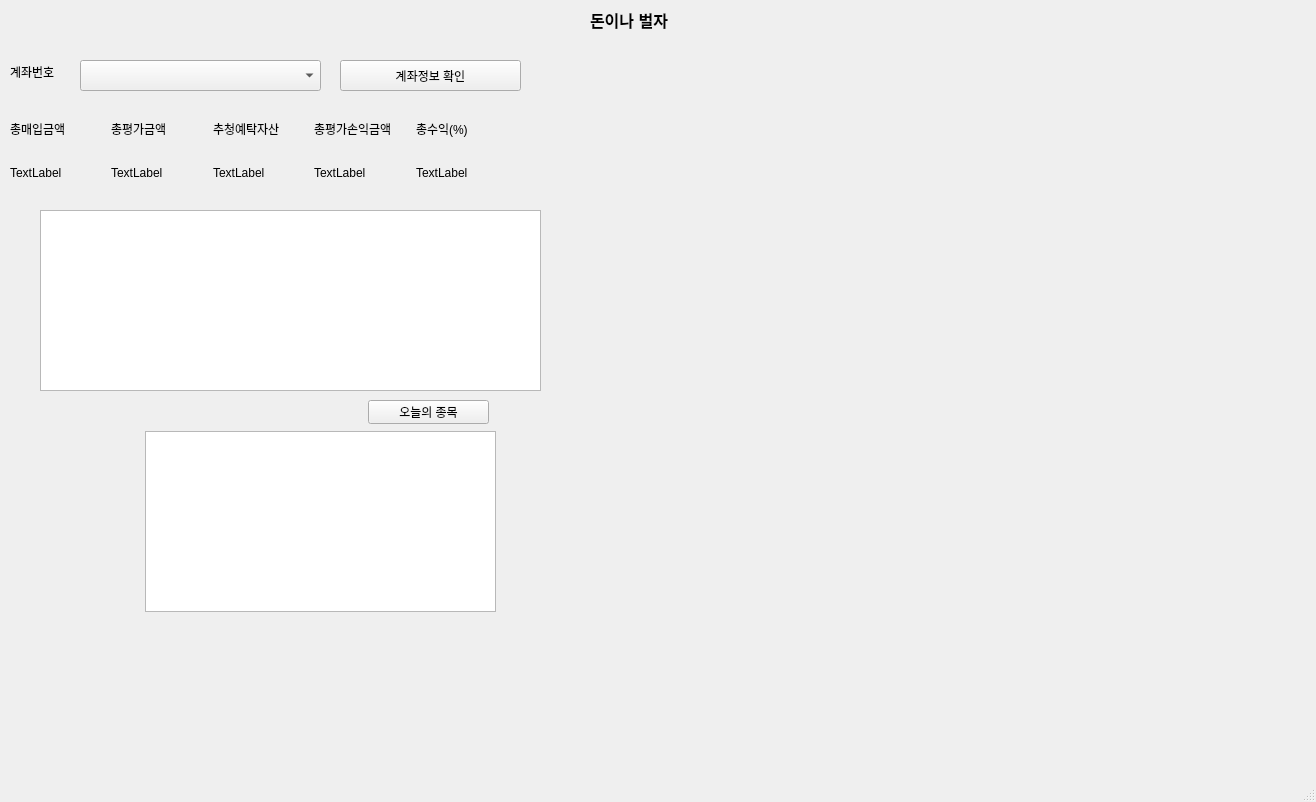
<?xml version="1.0" encoding="UTF-8"?>
<ui version="4.0">
 <class>MainWindow</class>
 <widget class="QMainWindow" name="MainWindow">
  <property name="geometry">
   <rect>
    <x>0</x>
    <y>0</y>
    <width>1316</width>
    <height>802</height>
   </rect>
  </property>
  <property name="windowTitle">
   <string>MainWindow</string>
  </property>
  <widget class="QWidget" name="centralwidget">
   <widget class="QLabel" name="label">
    <property name="geometry">
     <rect>
      <x>590</x>
      <y>10</y>
      <width>321</width>
      <height>20</height>
     </rect>
    </property>
    <property name="font">
     <font>
      <family>Arial</family>
      <pointsize>12</pointsize>
      <bold>true</bold>
     </font>
    </property>
    <property name="text">
     <string>돈이나 벌자</string>
    </property>
   </widget>
   <widget class="QComboBox" name="BULLacc">
    <property name="geometry">
     <rect>
      <x>80</x>
      <y>60</y>
      <width>241</width>
      <height>31</height>
     </rect>
    </property>
   </widget>
   <widget class="QLabel" name="label_2">
    <property name="geometry">
     <rect>
      <x>10</x>
      <y>62</y>
      <width>56</width>
      <height>20</height>
     </rect>
    </property>
    <property name="text">
     <string>계좌번호</string>
    </property>
   </widget>
   <widget class="QPushButton" name="call_account">
    <property name="geometry">
     <rect>
      <x>340</x>
      <y>60</y>
      <width>181</width>
      <height>31</height>
     </rect>
    </property>
    <property name="text">
     <string>계좌정보 확인</string>
    </property>
   </widget>
   <widget class="QWidget" name="gridLayoutWidget">
    <property name="geometry">
     <rect>
      <x>10</x>
      <y>110</y>
      <width>501</width>
      <height>81</height>
     </rect>
    </property>
    <layout class="QGridLayout" name="gridLayout">
     <item row="0" column="1">
      <widget class="QLabel" name="label_4">
       <property name="text">
        <string>총평가금액</string>
       </property>
      </widget>
     </item>
     <item row="0" column="0">
      <widget class="QLabel" name="label_3">
       <property name="text">
        <string>총매입금액</string>
       </property>
      </widget>
     </item>
     <item row="0" column="2">
      <widget class="QLabel" name="label_5">
       <property name="text">
        <string>추청예탁자산</string>
       </property>
      </widget>
     </item>
     <item row="0" column="4">
      <widget class="QLabel" name="label_7">
       <property name="text">
        <string>총수익(%)</string>
       </property>
      </widget>
     </item>
     <item row="0" column="3">
      <widget class="QLabel" name="label_6">
       <property name="text">
        <string>총평가손익금액</string>
       </property>
      </widget>
     </item>
     <item row="1" column="0">
      <widget class="QLabel" name="totalBuyingPriceLabel">
       <property name="text">
        <string>TextLabel</string>
       </property>
      </widget>
     </item>
     <item row="1" column="1">
      <widget class="QLabel" name="currentTotalPriceLabel">
       <property name="text">
        <string>TextLabel</string>
       </property>
      </widget>
     </item>
     <item row="1" column="2">
      <widget class="QLabel" name="balanceAssetLabel">
       <property name="text">
        <string>TextLabel</string>
       </property>
      </widget>
     </item>
     <item row="1" column="3">
      <widget class="QLabel" name="totalEstimateProfitLabel">
       <property name="text">
        <string>TextLabel</string>
       </property>
      </widget>
     </item>
     <item row="1" column="4">
      <widget class="QLabel" name="totalpercenLabel">
       <property name="text">
        <string>TextLabel</string>
       </property>
      </widget>
     </item>
    </layout>
   </widget>
   <widget class="QTableWidget" name="BULLstockTableWidget_1">
    <property name="geometry">
     <rect>
      <x>40</x>
      <y>210</y>
      <width>501</width>
      <height>181</height>
     </rect>
    </property>
   </widget>
   <widget class="QPushButton" name="call_selectedlist">
    <property name="geometry">
     <rect>
      <x>368</x>
      <y>400</y>
      <width>121</width>
      <height>24</height>
     </rect>
    </property>
    <property name="text">
     <string>오늘의 종목</string>
    </property>
   </widget>
   <widget class="QTableWidget" name="selectedstockTableWidget_2">
    <property name="geometry">
     <rect>
      <x>145</x>
      <y>431</y>
      <width>351</width>
      <height>181</height>
     </rect>
    </property>
   </widget>
  </widget>
  <widget class="QMenuBar" name="menubar">
   <property name="geometry">
    <rect>
     <x>0</x>
     <y>0</y>
     <width>1316</width>
     <height>33</height>
    </rect>
   </property>
  </widget>
  <widget class="QStatusBar" name="statusbar"/>
 </widget>
 <resources/>
 <connections/>
</ui>
